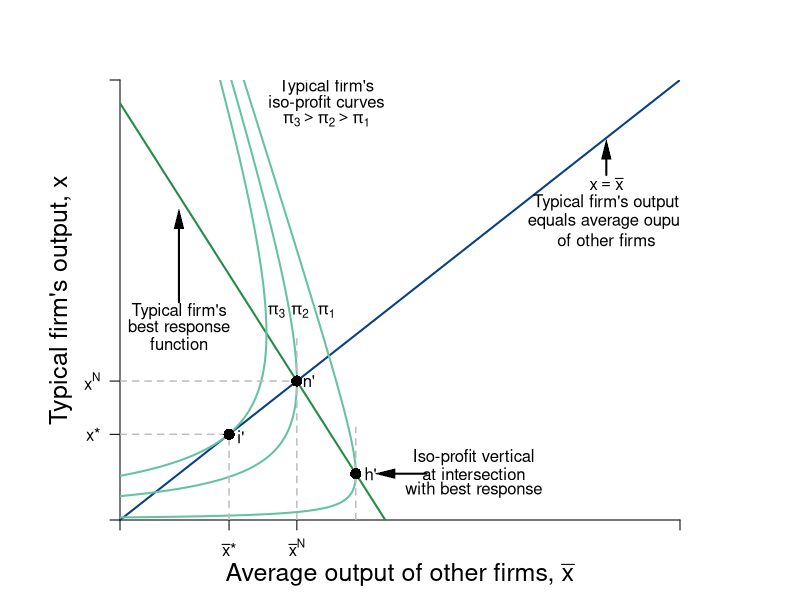

This chart was generated by the following R code:
require(shape)
pdf(file = "competitionmarkets/competition_average/competition_average_2.pdf", width = 9, height = 7)

#Set parameters for graphics
axislabelsize <- 1.5
graphlinewidth <- 2
segmentlinewidth <- 1.5

COL <- c("#7fc97f", "#beaed4", "#fdc086", "#ffff99", "#386cb0", "#f0027f", "#bf5b17", "#666666")
COLA <- c("#99d8c9","#66c2a4","#41ae76", "#238b45", "#005824")
COLB <- c("#4eb3d3", "#2b8cbe", "#0868ac","#084081")

par(mar =  c(4, 6, 4, 6))

piA <- function(xbar, x, s = 0.5, pmax = 20, c1 = 2, n = 5) {
  (pmax - s*(n - 1)*xbar)*x - s*(x)^2 - c1*x
}

brfA <- function(xbar, s = 0.5, pmax = 20, c1 = 2, n = 5) {
  (pmax - c1)/(2*s) - ((n-1)/(2))*xbar
}

Equal45 <- function(xbar, slope = 1){
  slope*xbar
}

xANEcomp <- function(pbar, c1 = 2, n = 8, beta = 0.5){
  (1/(n+1))*(pbar - c1)/beta
}


xlims <- c(0, 19)
ylims <- c(0, 19)

npts <- 501 
x <- seq(xlims[1], xlims[2], length.out = npts)
y <- seq(ylims[1], ylims[2], length.out = npts) 
a <- c(2, 18, 32.5)
b <- c(60, 72, 81)


plot(0, 0, xlim = xlims, ylim = ylims, type = "n",
     xlab = expression(paste("")),
     ylab = expression(paste("")), 
     xaxt = "n", 
     yaxt = "n", 
     cex.lab = axislabelsize, 
     bty = "n",
     xaxs="i", 
     yaxs="i")

# ticksy <- seq(from = 0, to = ylims[2], by = 2)
# ylabels <- seq(from = 0, to = ylims[2], by = 2)
# ticksx <- seq(from = 0, to = xlims[2], by = 2)
# xlabels <- seq(from = 0, to = xlims[2], by = 2)
ticksy <- c(0, 3.7, 6, ylims[2])
ylabels <- c(NA, expression(paste(x,"*")), expression(paste(x^N)), NA)
ticksx <- c(0, 3.7, 6, xlims[2])
xlabels <- c(NA, expression(paste(bar(x),"*")), expression(paste(bar(x)^{N})), NA)


axis(1, at = ticksx, pos = 0, labels = xlabels)
axis(2, at = ticksy, pos = 0, labels = ylabels, las = 1)

npts <- 500 
xx1 <- seq(xlims[1], xlims[2], length.out = npts)

lines(xx1, brfA(xx1, s = 0.5, pmax = 20, c1 = 2, n = 5), col = COLA[4], lwd = graphlinewidth)
lines(xx1, Equal45(xx1, slope = 1), col = COLB[4], lwd = graphlinewidth)

contour(x, y,
        outer(x, y, piA),
        #labels = c("v1", "v2", "v3"),
        drawlabels = FALSE,
        col = COLA[2],
        #xlab = expression(paste("A's Apples, ", x)),
        #ylab = expression(paste("A's Oranges, ", y)),
        #cex.lab = axislabelsize,
        lwd = graphlinewidth,
        levels = a,
        xaxs="i",
        yaxs="i",
        add = TRUE)

mtext(expression(paste("Average output of other firms, ", bar(x))), side=1, line = 2.5, cex = axislabelsize)
text(-2, 0.5*ylims[2], expression(paste("Typical firm's output, ", x)), xpd = TRUE, cex = axislabelsize, srt = 90) 




segments(0, 6, 6, 6, lty = 2, col = "gray" , lwd = segmentlinewidth)
segments(6, 0, 6, 8, lty = 2, col = "gray" , lwd = segmentlinewidth)
points(6, 6, pch = 16, col = "black", cex = 1.5)
text(6.4, 6, expression(paste(n,"'")))
segments(0, 3.7, 3.7, 3.7, lty = 2, col = "gray" , lwd = segmentlinewidth)
segments(3.7, 0, 3.7, 3.7, lty = 2, col = "gray" , lwd = segmentlinewidth)
points(3.7, 3.7, pch = 16, col = "black", cex = 1.5)
text(4.1, 3.6, expression(paste(i,"'")))
#segments(0, 4, 7, 4, lty = 2, col = "gray" , lwd = segmentlinewidth)
segments(8, brfA(xbar = 8) - 2, 8, brfA(xbar = 8) + 2, lty = 2, col = "gray" , lwd = segmentlinewidth)
points(8, brfA(xbar = 8), pch = 16, col = "black", cex = 1.5)
text(8.5, brfA(xbar = 8), expression(paste(h,"'")))


text(12, brfA(xbar = 8) + 0.7, expression(paste("Iso-profit vertical")))
text(12, brfA(xbar = 8), expression(paste("at intersection")))
text(12, brfA(xbar = 8) - 0.7, expression(paste("with best response")))
Arrows(10.4, brfA(xbar = 8), 9, brfA(xbar = 8), col = "black", lty = 1, lwd = 2, arr.type = "triangle", arr.lwd = 0.5)

Arrows(16.5, 14.9, 16.5, 16, col = "black", lty = 1, lwd = 2, arr.type = "triangle", arr.lwd = 0.5)
text(16.5, 14.5, expression(paste(x == bar(x))))
text(16.5, 13.7, expression(paste("Typical firm's output")))
text(16.5, 12.9, expression(paste("equals average ouput")))
text(16.5, 12.1, expression(paste("of other firms")))

text(2, 9, expression(paste("Typical firm's")))
text(2, 8.3, expression(paste("best response")))
text(2, 7.6, expression(paste("function")))
Arrows(2, 9.4, 2, 13, col = "black", lty = 1, lwd = 2, arr.type = "triangle", arr.lwd = 0.5)


#Label the iso-welfare functions for the HG, Aisha
text(7, 9, expression(pi[1]))
text(6.1, 9, expression(pi[2]))
text(5.3, 9, expression(pi[3]))
text(7, 18.7, expression("Typical firm's"))
text(7, 18, expression("iso-profit curves"))
text(7, 17.3, expression(paste(pi[3] > pi[2], phantom() > pi[1])))
#text(6.6, 8.3, expression(u[4]^A))


#Label the indifference curves for the HG, Betty
# text(8.9, 19, expression(pi[1]^B))
# text(7.9, 19, expression(pi[2]^B))
# text(7, 19, expression(pi[3]^B))
#text(3.4, 6.9, expression(v[4]^B))

# #Label Nash Equilibrium 
# segments(0, 12, 12, 12, lty = 2, col = "gray" , lwd = segmentlinewidth)
# segments(12, 0, 12, 12, lty = 2, col = "gray" , lwd = segmentlinewidth)
# points(12, 12, pch = 16, col = "black", cex = 1.5)
# text(14, 12.4, expression(paste("Nash Equilibrium")))
# text(11.5, 11.5, expression(paste("n")))


# #Annotate Pareto Efficient Curve and relevant points
# segments(8, 6, 6, 8, lty = 1, col = COL[2] , lwd = graphlinewidth)
# points(6, 8, pch = 16, col = "black", cex = 1.5)
# text(6, 8.5, expression(paste("g")))
# 
# points(8, 6, pch = 16, col = "black", cex = 1.5)
# text(7, 7.5, expression(paste("i")))
# 
# points(7, 7, pch = 16, col = "black", cex = 1.5)
# text(8, 6.5, expression(paste("f")))

#points(5.84, 8.77, pch = 16, col = "black", cex = 1.5)

#B's brf
text(7, 30, expression(paste("A's best response")))
text(7, 29, expression(paste("function")))
Arrows(7, 28.2, 7, 23.5, col = "black", lty = 1, lwd = 2, arr.type = "triangle", arr.lwd = 0.5)


dev.off()
